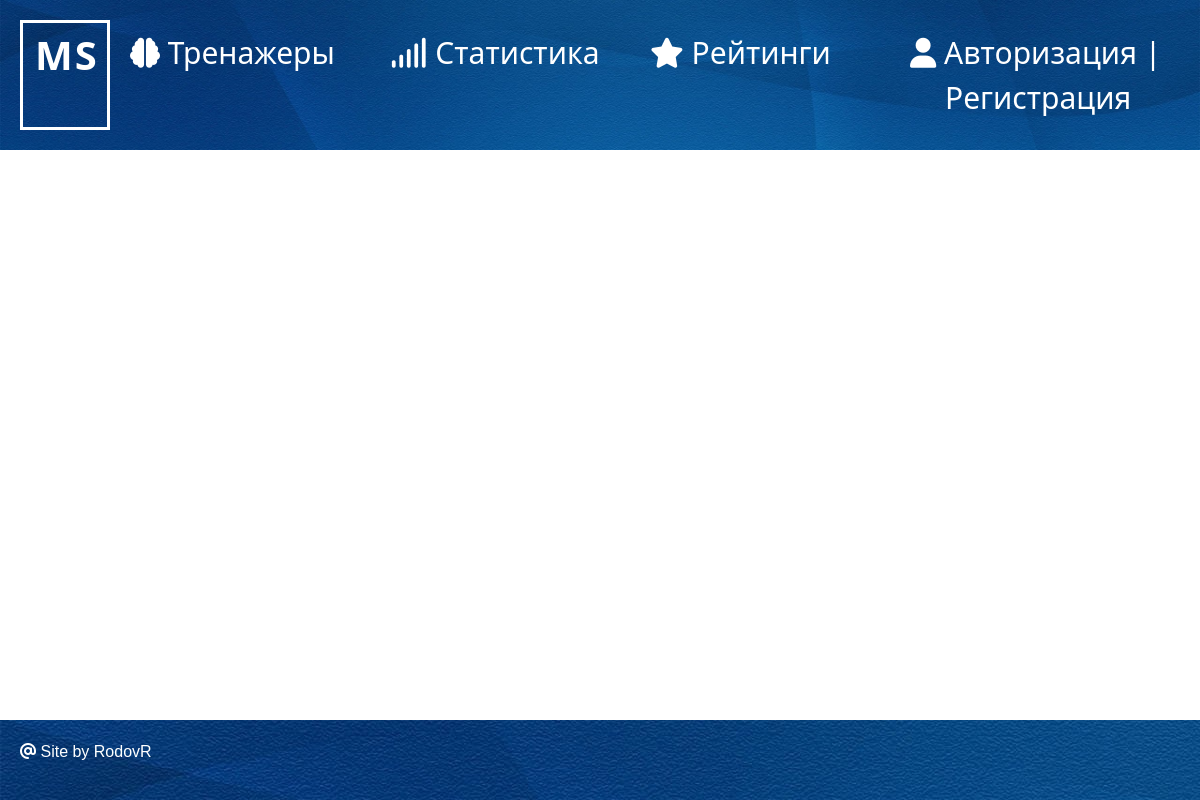
The page /memo/ratings/ on the database as committed earlier.
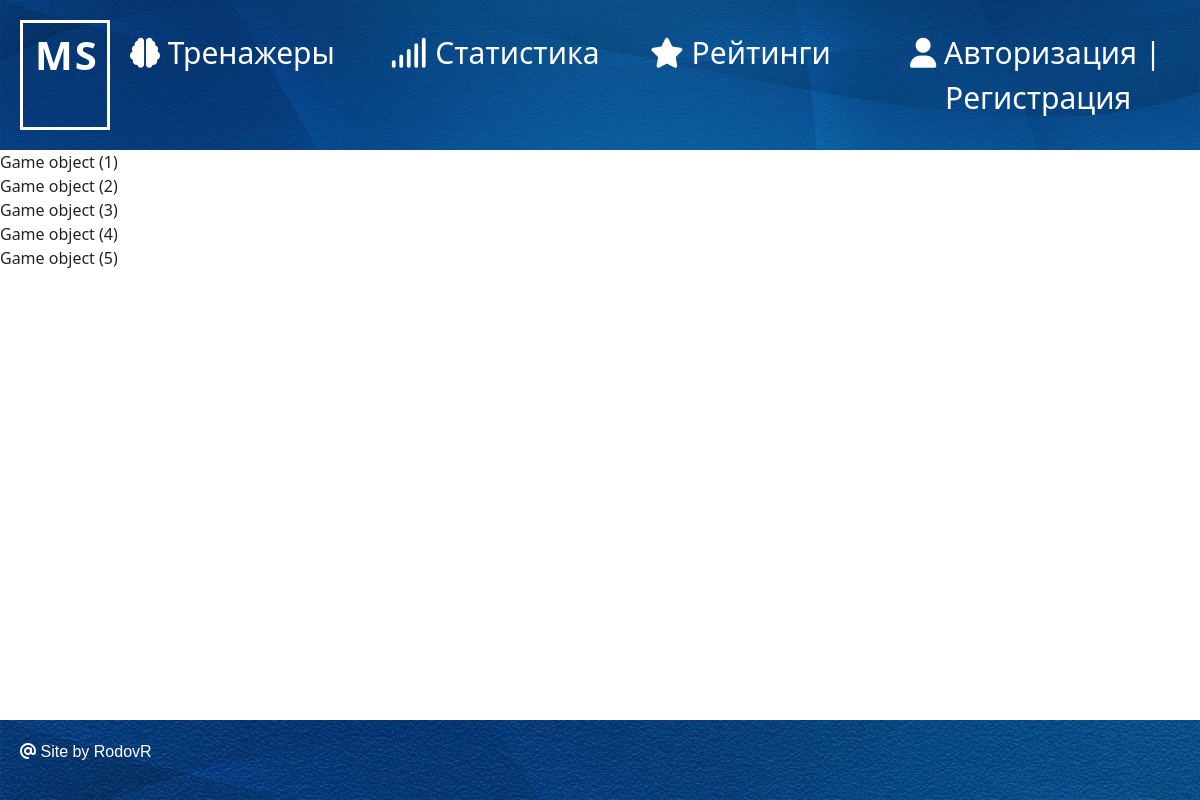
The same page on the database as committed later.
### simulator/models.py (models this page shows)
class Game(models.Model):
    scores = models.PositiveSmallIntegerField(blank=True, null=True)
    time = models.TimeField(blank=True, null=True)
    user = models.ForeignKey(settings.AUTH_USER_MODEL, models.CASCADE, null=True)

### simulator/views.py (the view, shortened to what this page needs)
# urls.py: path("ratings/", RatingsView.as_view(), name='ratings'),
class RatingsView(Mixin, ListView):
    model = Game
    template_name = 'pages/ratings.html'
    context_object_name = 'rate'
    success_url = reverse_lazy('ratings')
    def get_context_data(self, *args, **kwargs):
        context = super().get_context_data(*args, **kwargs)
        return context

### simulator/utils.py (called while the page is built)
    def get_context_data(self, **kwargs):
        context = kwargs
        users = get_user_model().objects.all()
        rate = Game.objects.all()
        context['menu'] = menu
        context['users'] = users
        context['rate'] = rate
        return context

### simulator/templates/pages/ratings.html
{% extends 'posts_pages/main.html' %}
{% block main %}
    {% for r in rate %}
        <div>{{r}}</div>
    {% endfor %}
{% endblock %}

Rows that differ between the two databases and show on the page:
added Game: id "Game object (1)"
added Game: id "Game object (2)"
added Game: id "Game object (3)"
added Game: id "Game object (4)"
added Game: id "Game object (5)"
